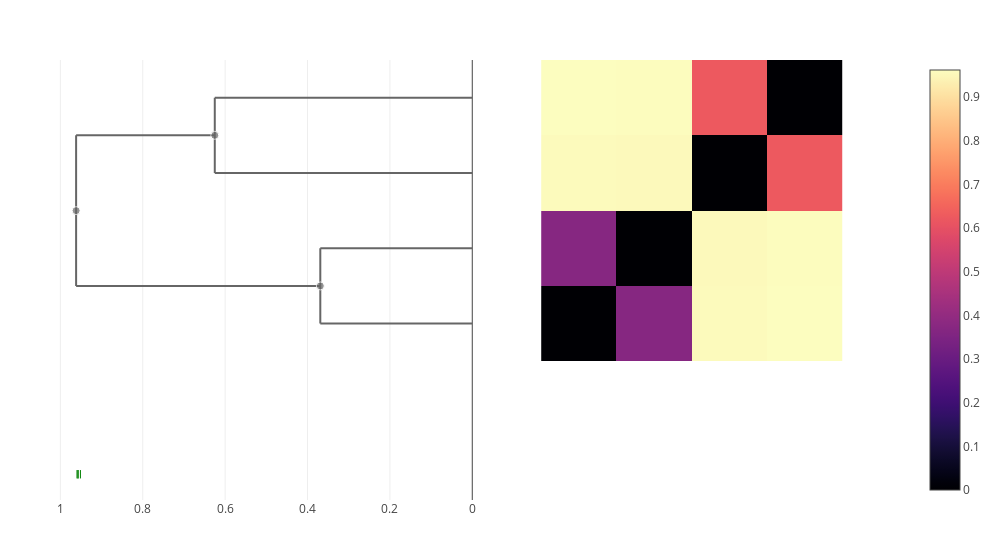

The cell this chart's notebook holds for it:
### Markdown cell above
### alcaligenes

### Code cell
let taxon = "alcaligenes"
    tree = trees[taxon] = cluster_annotate(cdata, taxon)
    plot(clustermap(cdata, tree))
end

### Figure 1 — Plotly figure (JSON) as saved in the notebook; plotly's stock layout.template omitted (floating-point values rounded to 4 significant figures; data arrays with more than 128 entries replaced by an {"elided": "..."} marker saying what was removed)
{"data": [{"colorscale": {"elided": "256x2 mixed values"}, "type": "heatmap", "x": [0.5, 1.5, 2.5, 3.5, 4.5], "y": [0.5, 1.5, 2.5, 3.5, 4.5], "z": [[0, 0.369, 0.9566, 0.9618], [0.369, 0, 0.9544, 0.9597], [0.9566, 0.9544, 0, 0.6252], [0.9618, 0.9597, 0.6252, 0]]}, {"hoverinfo": "skip", "line": {"color": "#666666"}, "mode": "lines", "showlegend": false, "type": "scatter", "x": [0.9618, 0.9618, null, 0.9618, 0.369, null, 0.9618, 0.6252, null], "xaxis": "x2", "y": [1.5, 3.5, null, 1.5, 1.5, null, 3.5, 3.5, null], "yaxis": "y"}, {"hoverinfo": "skip", "line": {"color": "#666666"}, "mode": "lines", "showlegend": false, "type": "scatter", "x": [0.369, 0.369, null, 0.369, 0, null, 0.369, 0, null], "xaxis": "x2", "y": [1, 2, null, 1, 1, null, 2, 2, null], "yaxis": "y"}, {"hoverinfo": "skip", "line": {"color": "#666666"}, "mode": "lines", "showlegend": false, "type": "scatter", "x": [0.6252, 0.6252, null, 0.6252, 0, null, 0.6252, 0, null], "xaxis": "x2", "y": [3, 4, null, 3, 3, null, 4, 4, null], "yaxis": "y"}, {"customdata": [[7, 4], [5, 2], [6, 2]], "hovertemplate": "ID: %{customdata[0]}<br>\nHeight: %{x:.3f}<br>\nGenome count: %{customdata[1]}\n\n<extra></extra>", "marker": {"color": "#666666", "size": [8, 8, 8]}, "mode": "markers", "showlegend": false, "type": "scatter", "x": [0.9618, 0.369, 0.6252], "xaxis": "x2", "y": [2.5, 1.5, 3.5], "yaxis": "y"}, {"hovertemplate": "%{text} <br>\n%{x}\n<extra></extra>\n", "marker": {"color": "green", "line": {"color": "green", "width": 1}, "symbol": "line-ns"}, "mode": "markers", "text": ["aeruginosa", "citronellolis", "oleovorans", "denitrificans (nom. rej.)"], "type": "scatter", "x": [0.9513, 0.9571, 0.9572, 0.9597], "xaxis": "x2", "y": [-1, -1, -1, -1, -1, -1, -1, -1, -1, -1, -1, -1, -1, -1, -1, -1, -1, -1, -1, -1, -1, -1, -1, -1, -1, -1, -1, -1, -1, -1]}], "layout": {"height": 550, "hovermode": "closest", "margin": {"b": 50, "l": 50, "r": 50, "t": 60}, "showlegend": false, "width": 1000, "xaxis": {"domain": [0.505, 1], "scaleanchor": "y", "visible": false}, "xaxis2": {"autorange": "reversed", "domain": [0, 0.495], "rangemode": "nonnegative", "showspikes": true, "spikedash": "solid", "spikemode": "across", "spikethickness": 1}, "yaxis": {"scaleanchor": "x", "visible": false}}}
